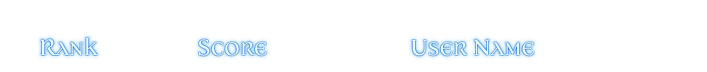
#> input picture ui_backup/ranking_tab.png, 707 x 72 px, found by its file name
$ python -i verify.py   (imports and definitions only)
#> lines starting #> are read from the running program, lines starting #| are printed output that depends on the picture
# -*- coding: utf-8 -*-
import os
import numpy as np
from PIL import Image
from rapidocr_onnxruntime import RapidOCR
ROOT = os.path.dirname(os.path.abspath(__file__))
UI = os.path.join(ROOT, '..', 'Resources', 'asset_ui')
# [1 line that did not run here, left out]

def check(fname, scale=3):
#> called with fname = 'ui_backup/ranking_tab.png', scale = 3
    im = Image.open(os.path.join(UI, fname)).convert('RGBA')
#> im is the input picture: PIL image 707x72 RGBA; mean R, G, B, A 137.8, 203.3, 250.4, 13.1
    w, h = im.size
#> w = 707; h = 72
    big = Image.new('RGBA', (w*scale, h*scale), (16, 24, 40, 255))
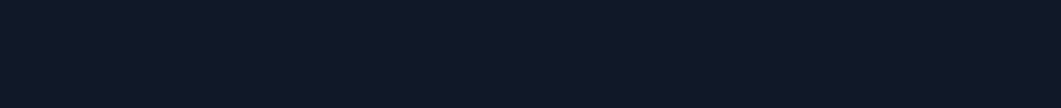
#> big: PIL image 2121x216 RGBA (shown at 1/2 size); mean R, G, B, A 16, 24, 40, 255
    big.alpha_composite(im.resize((w*scale, h*scale), Image.LANCZOS))
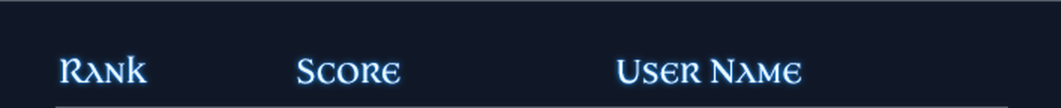
#> big: PIL image 2121x216 RGBA (shown at 1/2 size); mean R, G, B, A 22.8, 33, 50.4, 255
#> (the run stopped early here; a loop or call above may not have finished)
